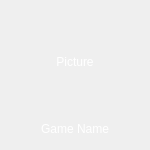
<?xml version="1.0" encoding="UTF-8"?>
<ui version="4.0">
 <class>NGameWidgetItem</class>
 <widget class="QWidget" name="NGameWidgetItem">
  <property name="geometry">
   <rect>
    <x>0</x>
    <y>0</y>
    <width>150</width>
    <height>150</height>
   </rect>
  </property>
  <property name="maximumSize">
   <size>
    <width>16777215</width>
    <height>160</height>
   </size>
  </property>
  <property name="baseSize">
   <size>
    <width>150</width>
    <height>150</height>
   </size>
  </property>
  <property name="windowTitle">
   <string>Form</string>
  </property>
  <layout class="QVBoxLayout" name="verticalLayout_2">
   <item>
    <layout class="QVBoxLayout" name="verticalLayout" stretch="5,1">
     <item>
      <layout class="QHBoxLayout" name="horizontalLayout">
       <item>
        <widget class="QLabel" name="GamePicture">
         <property name="minimumSize">
          <size>
           <width>100</width>
           <height>100</height>
          </size>
         </property>
         <property name="maximumSize">
          <size>
           <width>100</width>
           <height>100</height>
          </size>
         </property>
         <property name="autoFillBackground">
          <bool>false</bool>
         </property>
         <property name="text">
          <string>&lt;html&gt;&lt;head/&gt;&lt;body&gt;&lt;p&gt;&lt;span style=&quot; color:#ffffff;&quot;&gt;Picture&lt;/span&gt;&lt;/p&gt;&lt;/body&gt;&lt;/html&gt;</string>
         </property>
         <property name="alignment">
          <set>Qt::AlignCenter</set>
         </property>
        </widget>
       </item>
      </layout>
     </item>
     <item>
      <layout class="QHBoxLayout" name="horizontalLayout_2">
       <property name="topMargin">
        <number>4</number>
       </property>
       <item>
        <widget class="QLabel" name="GameName">
         <property name="sizePolicy">
          <sizepolicy hsizetype="Ignored" vsizetype="Preferred">
           <horstretch>0</horstretch>
           <verstretch>0</verstretch>
          </sizepolicy>
         </property>
         <property name="maximumSize">
          <size>
           <width>16777215</width>
           <height>15</height>
          </size>
         </property>
         <property name="autoFillBackground">
          <bool>false</bool>
         </property>
         <property name="text">
          <string>&lt;html&gt;&lt;head/&gt;&lt;body&gt;&lt;p&gt;&lt;span style=&quot; color:#ffffff;&quot;&gt;Game Name&lt;/span&gt;&lt;/p&gt;&lt;/body&gt;&lt;/html&gt;</string>
         </property>
         <property name="alignment">
          <set>Qt::AlignHCenter|Qt::AlignTop</set>
         </property>
         <property name="wordWrap">
          <bool>true</bool>
         </property>
        </widget>
       </item>
      </layout>
     </item>
    </layout>
   </item>
  </layout>
 </widget>
 <resources/>
 <connections/>
</ui>
